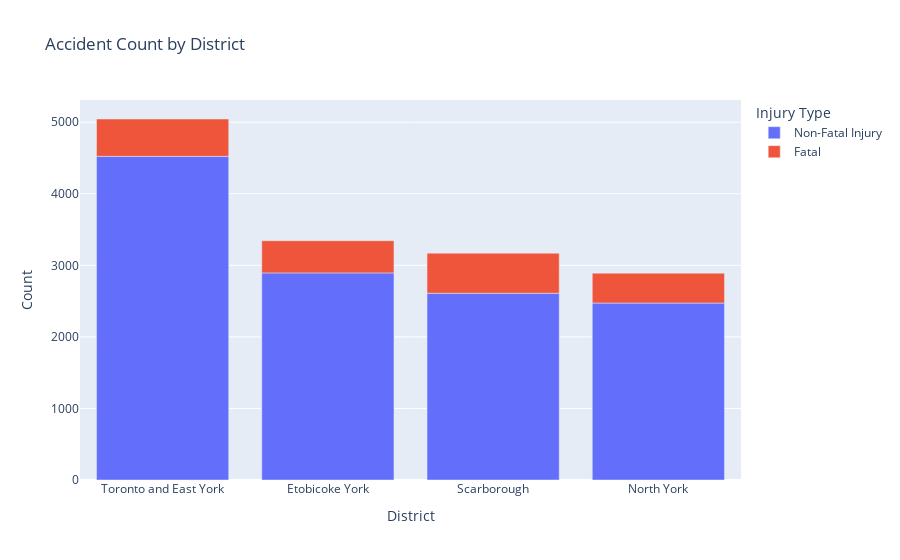

Here is the notebook cell this chart was saved with:
### Markdown cell above
<div style="background-color: #ccffcc; border: 2px solid #006400; padding: 10px;">
    <b>Observation</b>: The analysis reveals that the summer season exhibits the highest incidence of accidents, with winter registering the lowest count.

</div>

### Code cell
import plotly.express as px

# Group by 'DISTRICT' and 'TARGET', calculate size, reset index
df_grouped = df_train.groupby(['DISTRICT', 'TARGET']).size().reset_index(name='Count').sort_values(ascending=False,by='Count')

# Create a bar plot using Plotly
fig = px.bar(df_grouped, x='DISTRICT', y='Count', color='TARGET',
             title='Accident Count by District')
fig.update_layout(xaxis_title='District', yaxis_title='Count', legend_title='Injury Type')
fig.show()

### Figure 1 — Plotly figure (JSON) as saved in the notebook; plotly's stock layout.template omitted (floating-point values rounded to 4 significant figures)
{"data": [{"alignmentgroup": "True", "hovertemplate": "TARGET=Non-Fatal Injury<br>DISTRICT=%{x}<br>Count=%{y}<extra></extra>", "legendgroup": "Non-Fatal Injury", "marker": {"color": "#636efa", "pattern": {"shape": ""}}, "name": "Non-Fatal Injury", "offsetgroup": "Non-Fatal Injury", "orientation": "v", "showlegend": true, "textposition": "auto", "type": "bar", "x": ["Toronto and East York", "Etobicoke York", "Scarborough", "North York"], "xaxis": "x", "y": [4523, 2894, 2610, 2473], "yaxis": "y"}, {"alignmentgroup": "True", "hovertemplate": "TARGET=Fatal<br>DISTRICT=%{x}<br>Count=%{y}<extra></extra>", "legendgroup": "Fatal", "marker": {"color": "#EF553B", "pattern": {"shape": ""}}, "name": "Fatal", "offsetgroup": "Fatal", "orientation": "v", "showlegend": true, "textposition": "auto", "type": "bar", "x": ["Scarborough", "Toronto and East York", "Etobicoke York", "North York"], "xaxis": "x", "y": [560, 522, 450, 418], "yaxis": "y"}], "layout": {"barmode": "relative", "legend": {"title": {"text": "Injury Type"}, "tracegroupgap": 0}, "title": {"text": "Accident Count by District"}, "xaxis": {"anchor": "y", "domain": [0, 1], "title": {"text": "District"}}, "yaxis": {"anchor": "x", "domain": [0, 1], "title": {"text": "Count"}}}}
